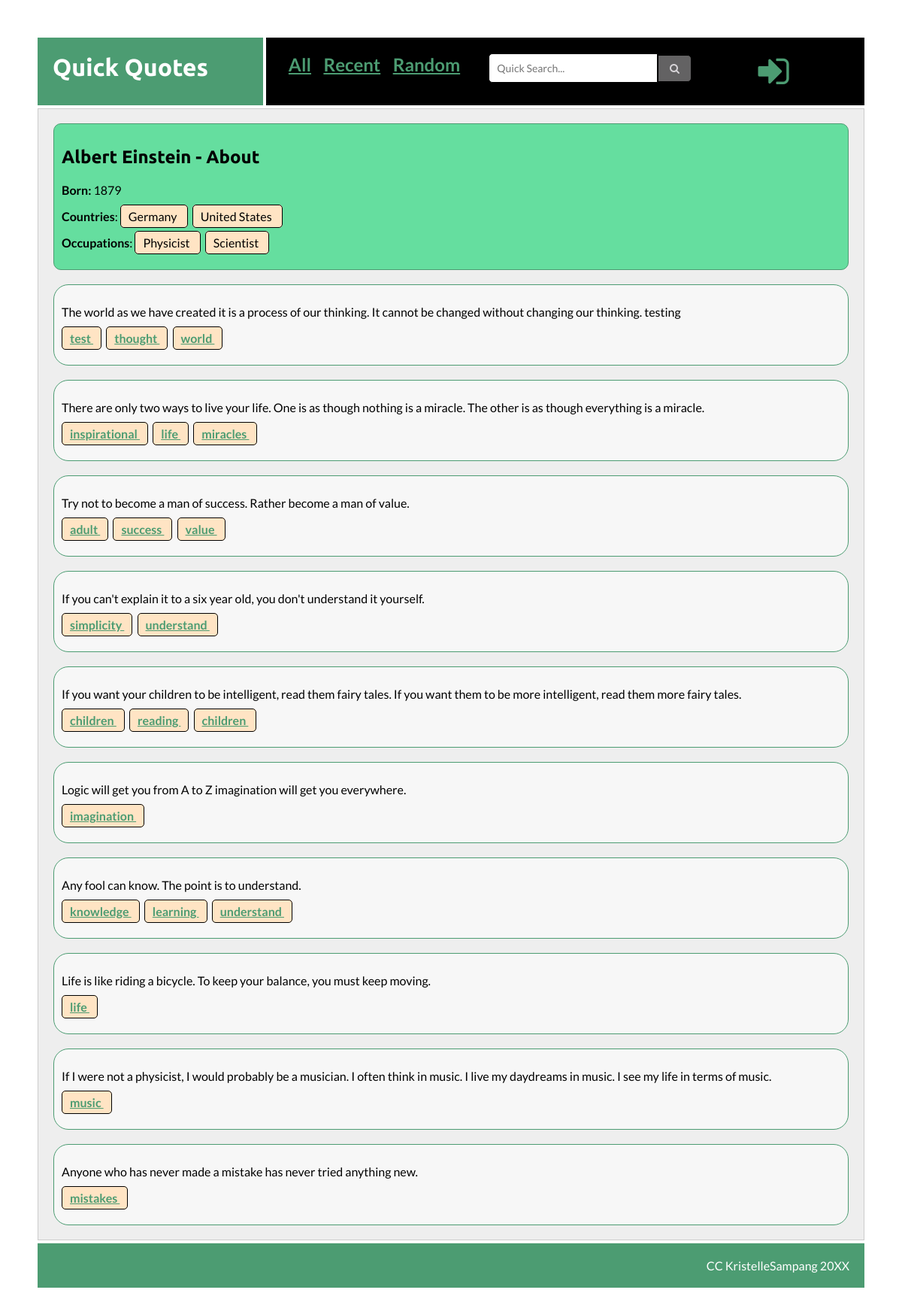
Page /index.php?page=author&authorID=1 on the committed database.
### tables this page shows
CREATE TABLE `author` (
  `Author_ID` int(11) NOT NULL,
  `First` varchar(150) NOT NULL,
  `Middle` varchar(50) NOT NULL,
  `Last` varchar(150) NOT NULL,
  `Gender` varchar(1) NOT NULL,
  `Born` varchar(7) NOT NULL,
  `Country1_ID` int(11) NOT NULL,
  `Country2_ID` int(11) NOT NULL,
  `Career1_ID` int(11) NOT NULL,
  `Career2_ID` int(11) NOT NULL
);

CREATE TABLE `country` (
  `Country_ID` int(11) NOT NULL,
  `Country` varchar(100) NOT NULL
);

CREATE TABLE `career` (
  `Career_ID` int(11) NOT NULL,
  `Career` varchar(100) NOT NULL
);

CREATE TABLE `quotes` (
  `ID` int(11) NOT NULL,
  `Author_ID` int(11) NOT NULL,
  `Quote` text NOT NULL,
  `Notes` varchar(255) NOT NULL,
  `Subject1_ID` int(11) NOT NULL,
  `Subject2_ID` int(11) NOT NULL,
  `Subject3_ID` int(11) NOT NULL
);

CREATE TABLE `subject` (
  `Subject_ID` int(11) NOT NULL,
  `Subject` varchar(100) NOT NULL
);

### content/get_author.php (called while the page is built)
<?php
$first = $find_rs['First'];
$middle = $find_rs['Middle'];
$last = $find_rs['Last'];
$full_name = $first." ".$middle." ".$last;
?>

### content/show_subjects.php (the view, shortened to what this page needs)
<p>
        <?php
                $sub1_ID = $find_rs['Subject1_ID'];
                $sub2_ID = $find_rs['Subject2_ID'];
                $sub3_ID = $find_rs['Subject3_ID'];
                $all_subjects = array($sub1_ID, $sub2_ID, $sub3_ID);
                foreach($all_subjects as $subject) {
                    $sub_sql = "SELECT * FROM `subject` WHERE `Subject_ID` = $subject";
                    $sub_query = mysqli_query($dbconnect, $sub_sql);
                    $sub_rs = mysqli_fetch_assoc($sub_query);
                    if($subject != 0)
                    {
                    ?>
                <span class="tag">
                    <a href="index.php?page=subjects&subjectID=<?php ?>">
                        <?php echo $sub_rs['Subject']; ?>
                    </a>
                </span> &nbsp;
            <?php
                }
                }
                ?>
    </p>

### content/author.php (shortened to what this page needs)
<?php
$author_to_find = $_REQUEST['authorID'];
$find_sql = "SELECT * FROM `quotes`
JOIN author ON(`author`.`Author_ID` = `quotes`.`Author_ID`)
WHERE `quotes`.`Author_ID` = $author_to_find
";
$find_query = mysqli_query($dbconnect, $find_sql);
$find_rs = mysqli_fetch_assoc($find_query);
$country1 = $find_rs['Country1_ID'];
$country2 = $find_rs['Country2_ID'];
$occupation1 = $find_rs['Career1_ID'];
$occupation2 = $find_rs['Career2_ID'];
include("get_author.php");
?>
<br />
<div class="about">
    <h2>
        <?php echo $full_name?> - About
    </h2>
    <p><b>Born:</b> <?php echo $find_rs['Born']; ?> </p>
    <p>
        <?php
        country_job($dbconnect, $country1, $country2, "Country", "Countries",
        "country", "Country_ID", "Country")
        ?>
    </p>
    <p>
        <?php
        country_job($dbconnect, $occupation1, $occupation2, "Occupation", "Occupations",
        "career", "Career_ID", "Career")
        ?>
    </p>
</div>
<br />
<?php
do {
    $quote = preg_replace('/[^A-Za-z0-9.,?\s\'\-]/', ' ', $find_rs['Quote']);
    ?>
<div class="results">
    <p>
        <?php echo $quote; ?><br />
    </p>
    <?php include("show_subjects.php"); ?>
</div>
<br />
<?php
}
while($find_rs = mysqli_fetch_assoc($find_query))
?>

### functions.php (shortened to what this page needs)
<?php
function country_job($dbconnect, $entity_1, $entity_2, $label_sg, $label_pl, $table, $entity_ID, $entity_name)
{
    $all_entities = array($entity_1, $entity_2);
    $num_entities = count(array_filter($all_entities));
    if ($num_entities == 1)
    {
    echo "<b>".$label_sg."</b>: ";
    }
    else { echo "<b>".$label_pl."</b>: ";}
    foreach ($all_entities as $entity) {
    $entity_sql = "SELECT * FROM $table WHERE $entity_ID = $entity";
    $entity_query = mysqli_query($dbconnect, $entity_sql);
    $entity_rs = mysqli_fetch_assoc($entity_query);
    if ($entity != 0) {
    ?>
    <span class="author_entity tag"><?php echo $entity_rs[$entity_name]; ?> </span> &nbsp;
    <?php
    }
    }
}
?>

### theme/quick_quotes.css (style rules this page uses)
body { margin: auto; padding: 50px; color: #000; font-family: 'Lato', sans-serif; }
a { font-weight: bold; }
a:link { color: #4c9c72; }
h1, h2, h3, h4 { font-family: 'Ubuntu', sans-serif; }
.results { background-color: #f7f7f7; border: solid 1px #4c9c72; padding: 10px; margin-right: 20px; border-radius: 20px; }
.tag { background-color: bisque; padding: 5px; padding-left: 10px; padding-right: 10px; border: solid 1px #000; border-radius: 5px; }
.about { background: #65de9f; border: solid 1px #4c9c72; padding: 10px; border-radius: 10px; margin-right: 20px; }

### rows in the picture
author: full_name "Albert Einstein", Born "1879"
country: Country "Germany"
country: Country "United States"
career: Career "Physicist"
career: Career "Scientist"
quotes: Quote "The world as we have created it is a process of our thinking. It cannot be changed without changing our thinking. testing"
subject: Subject "test"
subject: Subject "thought"
subject: Subject "world"
quotes: Quote "There are only two ways to live your life. One is as though nothing is a miracle. The other is as though everything is a miracle."
subject: Subject "inspirational"
subject: Subject "life"
subject: Subject "miracles"
quotes: Quote "Try not to become a man of success. Rather become a man of value."
subject: Subject "adult"
subject: Subject "success"
subject: Subject "value"
quotes: Quote "If you can't explain it to a six year old, you don't understand it yourself."
subject: Subject "simplicity"
subject: Subject "understand"
quotes: Quote "If you want your children to be intelligent, read them fairy tales. If you want them to be more intelligent, read them more fairy tales."
subject: Subject "children"
subject: Subject "reading"
quotes: Quote "Logic will get you from A to Z imagination will get you everywhere."
subject: Subject "imagination"
quotes: Quote "Any fool can know. The point is to understand."
subject: Subject "knowledge"
subject: Subject "learning"
quotes: Quote "Life is like riding a bicycle. To keep your balance, you must keep moving."
quotes: Quote "If I were not a physicist, I would probably be a musician. I often think in music. I live my daydreams in music. I see my life in terms of music."
subject: Subject "music"
quotes: Quote "Anyone who has never made a mistake has never tried anything new."
subject: Subject "mistakes"

### other values in the picture
$label_pl "Countries Occupations"
